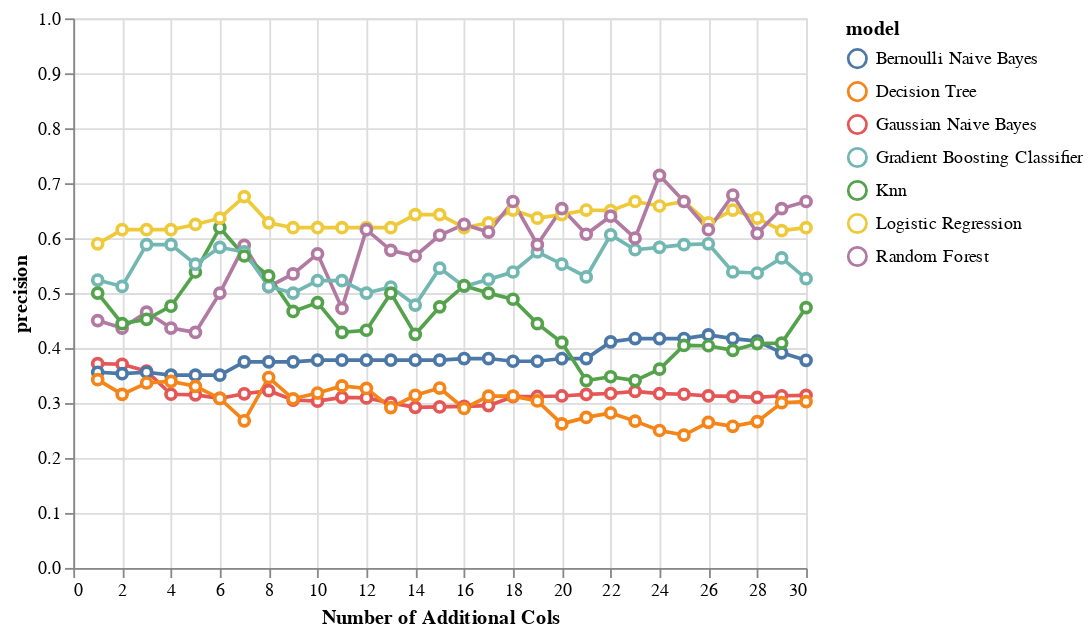

The notebook cell saved with this chart:
### Code cell
alt.Chart(perf_subset).mark_line(
       point={
         "filled": False,
         "fill": "white"
       }
).encode(
    x = alt.X('addl_cols', title="Number of Additional Cols"),
    y = alt.Y('precision', scale=alt.Scale(domain=[0, 1])),
    color = 'model'
)

### Figure 1 — Vega-Lite specification as saved in the notebook (floating-point values rounded to 4 significant figures; data arrays with more than 128 entries replaced by an {"elided": "..."} marker saying what was removed)
{"config": {"view": {"continuousWidth": 400, "continuousHeight": 300}}, "data": {"name": "data-ce552fb9baf7fd274c264cc37eb32a4e"}, "mark": {"type": "line", "point": {"filled": false, "fill": "white"}}, "encoding": {"color": {"field": "model", "type": "nominal"}, "x": {"field": "addl_cols", "title": "Number of Additional Cols", "type": "quantitative"}, "y": {"field": "precision", "scale": {"domain": [0, 1]}, "type": "quantitative"}}, "$schema": "https://vega.github.io/schema/vega-lite/v4.17.0.json", "datasets": {"data-ce552fb9baf7fd274c264cc37eb32a4e": {"elided": "210 records"}}}
